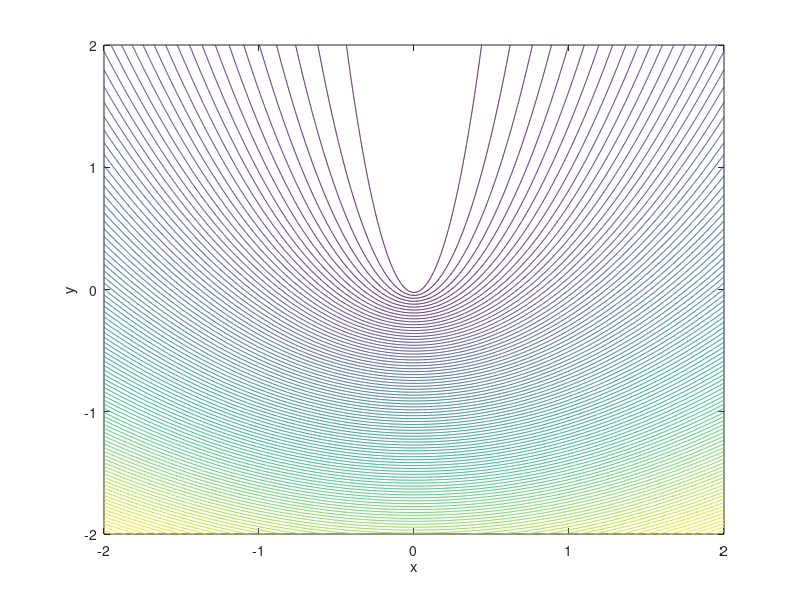

MATLAB code to generate this figure:
function [] = SensingModelTest()
    x = -2:0.005:2;
    y = -2:0.005:2;
    [X,Y] = meshgrid(x,y);
    Z = sqrt(X.^2 + Y.^2)  + sqrt(X.^2 + (100 - Y).^2) - 100;
    %surfc(X,Y,Z,'EdgeColor', 'none');
    contour(X,Y,Z,100);
    xlabel('x');
    ylabel('y');
    zlabel('delta d');
end